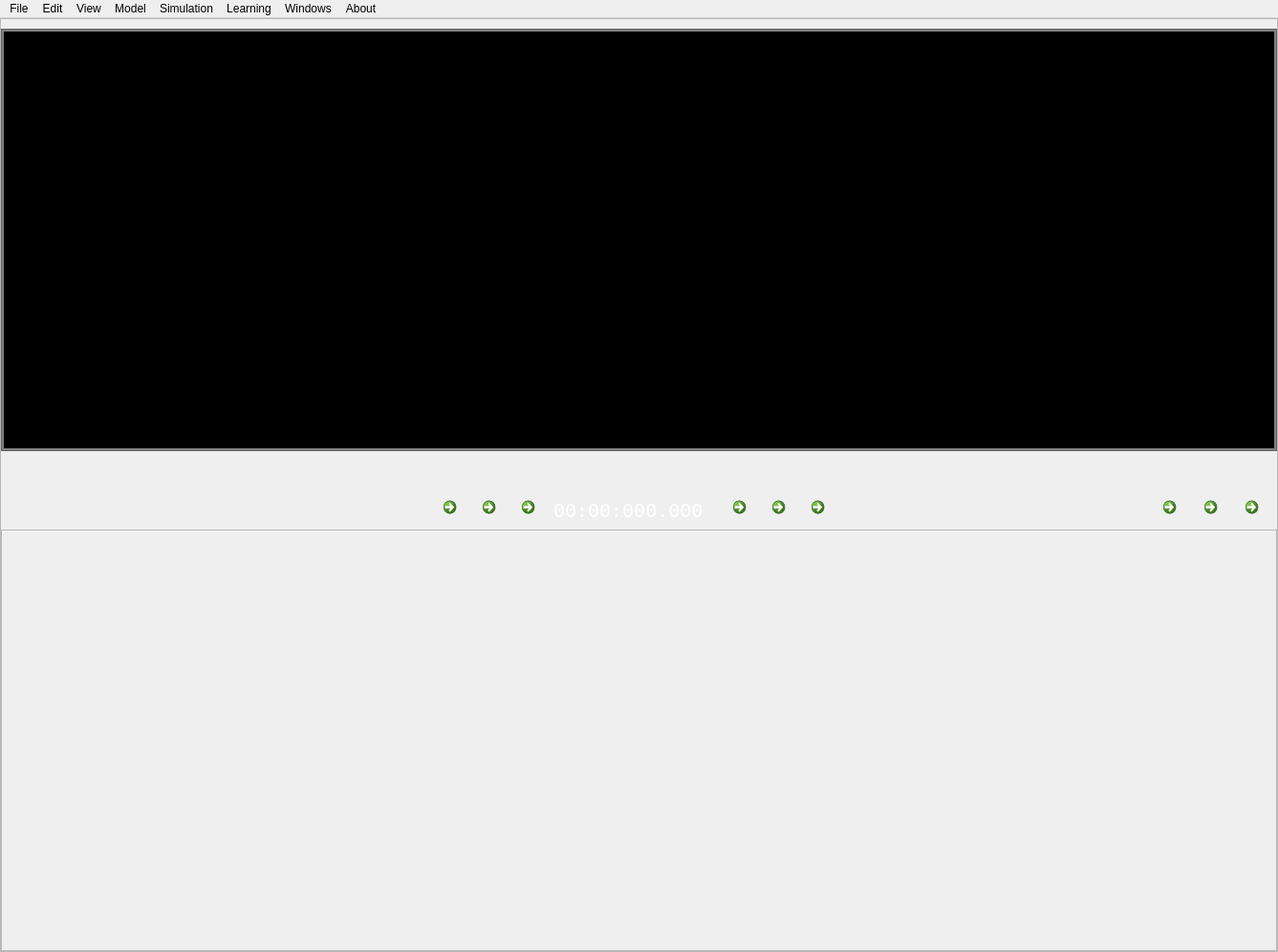
<?xml version="1.0" encoding="UTF-8"?>
<ui version="4.0">
 <class>MainWindow</class>
 <widget class="QMainWindow" name="MainWindow">
  <property name="geometry">
   <rect>
    <x>0</x>
    <y>0</y>
    <width>1337</width>
    <height>996</height>
   </rect>
  </property>
  <property name="windowTitle">
   <string>Brain Studio Pre-alpha version</string>
  </property>
  <property name="styleSheet">
   <string notr="true">#topFrame , #topFrameBackground{
border: none;
background: qlineargradient(x1: 0, y1: 0, x2: 0, y2: 1,
stop: 0 #a6a6a6, stop: 0.08 #7f7f7f,
stop: 0.39999 #717171, stop: 0.4 #626262,
stop: 0.9 #4c4c4c, stop: 1 #333333);
}

#topFrame  QLabel{
color: white;
}

#topFrame  QCheckBox{
color: white;
}

#schemaFrame {
border: none;
background: white;
}

#schemaXMLframe {
border: none;
background: #7f7f7f;
}

#xmlOutFrame {
border: none;
background: #dfdfdf;
}

</string>
  </property>
  <widget class="QWidget" name="centralwidget">
   <layout class="QHBoxLayout" name="horizontalLayout">
    <property name="spacing">
     <number>0</number>
    </property>
    <property name="leftMargin">
     <number>0</number>
    </property>
    <property name="topMargin">
     <number>0</number>
    </property>
    <property name="rightMargin">
     <number>0</number>
    </property>
    <property name="bottomMargin">
     <number>0</number>
    </property>
    <item>
     <widget class="QFrame" name="mainFrame">
      <property name="frameShape">
       <enum>QFrame::StyledPanel</enum>
      </property>
      <property name="frameShadow">
       <enum>QFrame::Raised</enum>
      </property>
      <layout class="QVBoxLayout" name="verticalLayout_3">
       <property name="spacing">
        <number>0</number>
       </property>
       <property name="leftMargin">
        <number>0</number>
       </property>
       <property name="topMargin">
        <number>10</number>
       </property>
       <property name="rightMargin">
        <number>0</number>
       </property>
       <property name="bottomMargin">
        <number>0</number>
       </property>
       <item>
        <widget class="QFrame" name="backend_frame">
         <property name="styleSheet">
          <string notr="true">QFrame{
background:gray;
}</string>
         </property>
         <property name="frameShape">
          <enum>QFrame::StyledPanel</enum>
         </property>
         <property name="frameShadow">
          <enum>QFrame::Raised</enum>
         </property>
         <layout class="QVBoxLayout" name="verticalLayout">
          <property name="spacing">
           <number>2</number>
          </property>
          <property name="leftMargin">
           <number>2</number>
          </property>
          <property name="topMargin">
           <number>2</number>
          </property>
          <property name="rightMargin">
           <number>2</number>
          </property>
          <property name="bottomMargin">
           <number>2</number>
          </property>
          <item>
           <widget class="QTextEdit" name="backend_terminal">
            <property name="styleSheet">
             <string notr="true">#backend_terminal{
	background: black;
	color: #cccccc;
}</string>
            </property>
            <property name="html">
             <string>&lt;!DOCTYPE HTML PUBLIC &quot;-//W3C//DTD HTML 4.0//EN&quot; &quot;http://www.w3.org/TR/REC-html40/strict.dtd&quot;&gt;
&lt;html&gt;&lt;head&gt;&lt;meta name=&quot;qrichtext&quot; content=&quot;1&quot; /&gt;&lt;style type=&quot;text/css&quot;&gt;
p, li { white-space: pre-wrap; }
&lt;/style&gt;&lt;/head&gt;&lt;body style=&quot; font-family:'Ubuntu'; font-size:11pt; font-weight:400; font-style:normal;&quot;&gt;
&lt;p style=&quot;-qt-paragraph-type:empty; margin-top:0px; margin-bottom:0px; margin-left:0px; margin-right:0px; -qt-block-indent:0; text-indent:0px;&quot;&gt;&lt;br /&gt;&lt;/p&gt;&lt;/body&gt;&lt;/html&gt;</string>
            </property>
           </widget>
          </item>
         </layout>
        </widget>
       </item>
       <item>
        <widget class="QFrame" name="topFrameBackground">
         <property name="minimumSize">
          <size>
           <width>0</width>
           <height>41</height>
          </size>
         </property>
         <property name="frameShape">
          <enum>QFrame::StyledPanel</enum>
         </property>
         <property name="frameShadow">
          <enum>QFrame::Raised</enum>
         </property>
        </widget>
       </item>
       <item>
        <widget class="QFrame" name="topFrame">
         <property name="minimumSize">
          <size>
           <width>0</width>
           <height>41</height>
          </size>
         </property>
         <property name="maximumSize">
          <size>
           <width>16777215</width>
           <height>41</height>
          </size>
         </property>
         <property name="frameShape">
          <enum>QFrame::StyledPanel</enum>
         </property>
         <property name="frameShadow">
          <enum>QFrame::Raised</enum>
         </property>
         <layout class="QHBoxLayout" name="horizontalLayout_2">
          <property name="spacing">
           <number>0</number>
          </property>
          <property name="leftMargin">
           <number>0</number>
          </property>
          <property name="topMargin">
           <number>0</number>
          </property>
          <property name="rightMargin">
           <number>0</number>
          </property>
          <property name="bottomMargin">
           <number>0</number>
          </property>
          <item>
           <spacer name="horizontalSpacer_2">
            <property name="orientation">
             <enum>Qt::Horizontal</enum>
            </property>
            <property name="sizeHint" stdset="0">
             <size>
              <width>40</width>
              <height>20</height>
             </size>
            </property>
           </spacer>
          </item>
          <item>
           <widget class="QCommandLinkButton" name="saveButton">
            <property name="maximumSize">
             <size>
              <width>41</width>
              <height>41</height>
             </size>
            </property>
            <property name="toolTip">
             <string>Save the BRN file.</string>
            </property>
            <property name="text">
             <string/>
            </property>
            <property name="icon">
             <iconset resource="../icons.qrc">
              <normaloff>:/new/prefix1/icons/save.png</normaloff>:/new/prefix1/icons/save.png</iconset>
            </property>
            <property name="iconSize">
             <size>
              <width>23</width>
              <height>23</height>
             </size>
            </property>
            <property name="autoRepeatDelay">
             <number>300</number>
            </property>
           </widget>
          </item>
          <item>
           <widget class="QCommandLinkButton" name="CreateNetworkButton">
            <property name="maximumSize">
             <size>
              <width>41</width>
              <height>41</height>
             </size>
            </property>
            <property name="toolTip">
             <string>Upload the current simulation to the current backend.</string>
            </property>
            <property name="text">
             <string/>
            </property>
            <property name="icon">
             <iconset resource="../icons.qrc">
              <normaloff>:/new/prefix1/icons/build.png</normaloff>:/new/prefix1/icons/build.png</iconset>
            </property>
            <property name="iconSize">
             <size>
              <width>25</width>
              <height>25</height>
             </size>
            </property>
           </widget>
          </item>
          <item>
           <widget class="QCommandLinkButton" name="playButton">
            <property name="maximumSize">
             <size>
              <width>41</width>
              <height>41</height>
             </size>
            </property>
            <property name="toolTip">
             <string>Play/pause simulation.</string>
            </property>
            <property name="text">
             <string/>
            </property>
            <property name="icon">
             <iconset resource="../icons.qrc">
              <normaloff>:/new/prefix1/icons/Play-icon.png</normaloff>:/new/prefix1/icons/Play-icon.png</iconset>
            </property>
            <property name="iconSize">
             <size>
              <width>25</width>
              <height>25</height>
             </size>
            </property>
            <property name="autoRepeatDelay">
             <number>300</number>
            </property>
           </widget>
          </item>
          <item>
           <widget class="QLabel" name="timeLabel">
            <property name="minimumSize">
             <size>
              <width>180</width>
              <height>40</height>
             </size>
            </property>
            <property name="maximumSize">
             <size>
              <width>300</width>
              <height>16777215</height>
             </size>
            </property>
            <property name="font">
             <font>
              <family>Fixedsys</family>
              <pointsize>15</pointsize>
              <weight>50</weight>
              <bold>false</bold>
             </font>
            </property>
            <property name="text">
             <string>00:00:000.000</string>
            </property>
           </widget>
          </item>
          <item>
           <widget class="QCommandLinkButton" name="actionsListButton">
            <property name="maximumSize">
             <size>
              <width>41</width>
              <height>41</height>
             </size>
            </property>
            <property name="toolTip">
             <string>Show/hide actions window.</string>
            </property>
            <property name="text">
             <string/>
            </property>
            <property name="icon">
             <iconset resource="../icons.qrc">
              <normaloff>:/new/prefix1/icons/actions-list.png</normaloff>:/new/prefix1/icons/actions-list.png</iconset>
            </property>
            <property name="iconSize">
             <size>
              <width>25</width>
              <height>25</height>
             </size>
            </property>
            <property name="autoRepeatDelay">
             <number>300</number>
            </property>
           </widget>
          </item>
          <item>
           <widget class="QCommandLinkButton" name="xmlButton">
            <property name="maximumSize">
             <size>
              <width>41</width>
              <height>41</height>
             </size>
            </property>
            <property name="toolTip">
             <string>Show/hide BRN window.</string>
            </property>
            <property name="text">
             <string/>
            </property>
            <property name="icon">
             <iconset resource="../icons.qrc">
              <normaloff>:/new/prefix1/icons/xml-tool-icon.png</normaloff>:/new/prefix1/icons/xml-tool-icon.png</iconset>
            </property>
            <property name="iconSize">
             <size>
              <width>25</width>
              <height>25</height>
             </size>
            </property>
            <property name="autoRepeatDelay">
             <number>300</number>
            </property>
           </widget>
          </item>
          <item>
           <widget class="QCommandLinkButton" name="workspaceButton">
            <property name="maximumSize">
             <size>
              <width>41</width>
              <height>41</height>
             </size>
            </property>
            <property name="toolTip">
             <string>Open the workspace folder.</string>
            </property>
            <property name="text">
             <string/>
            </property>
            <property name="icon">
             <iconset resource="../icons.qrc">
              <normaloff>:/new/prefix1/icons/workspace.png</normaloff>:/new/prefix1/icons/workspace.png</iconset>
            </property>
            <property name="iconSize">
             <size>
              <width>25</width>
              <height>25</height>
             </size>
            </property>
            <property name="autoRepeatDelay">
             <number>300</number>
            </property>
           </widget>
          </item>
          <item>
           <widget class="QStackedWidget" name="backend_stackedWidget">
            <property name="styleSheet">
             <string notr="true">QPushButton{
background: transparent;
font: 14px;
}

#backend_stackedWidget, #backend_page_main, #backend_page_tcpip, #backend_page_terminal_controls{
background: transparent;
font: 14px;
}
</string>
            </property>
            <property name="currentIndex">
             <number>2</number>
            </property>
            <widget class="QWidget" name="backend_page_main">
             <property name="minimumSize">
              <size>
               <width>0</width>
               <height>30</height>
              </size>
             </property>
             <property name="styleSheet">
              <string notr="true">QPushButton {
color: white;
border: 0;
}

QPushButton:hover {
background: rgba(0,0,0,70);
}

QPushButton:pressed {
background: rgba(0,0,0,100);
}
</string>
             </property>
             <layout class="QHBoxLayout" name="horizontalLayout_4">
              <property name="spacing">
               <number>10</number>
              </property>
              <property name="leftMargin">
               <number>0</number>
              </property>
              <property name="topMargin">
               <number>0</number>
              </property>
              <property name="rightMargin">
               <number>0</number>
              </property>
              <property name="bottomMargin">
               <number>0</number>
              </property>
              <item>
               <widget class="QComboBox" name="backendComboBox">
                <property name="minimumSize">
                 <size>
                  <width>180</width>
                  <height>30</height>
                 </size>
                </property>
                <property name="maximumSize">
                 <size>
                  <width>180</width>
                  <height>16777215</height>
                 </size>
                </property>
                <property name="styleSheet">
                 <string notr="true"/>
                </property>
                <item>
                 <property name="text">
                  <string>Embedded backend</string>
                 </property>
                </item>
                <item>
                 <property name="text">
                  <string>Server-based backend</string>
                 </property>
                </item>
               </widget>
              </item>
              <item>
               <widget class="QPushButton" name="tcpipButton">
                <property name="minimumSize">
                 <size>
                  <width>0</width>
                  <height>30</height>
                 </size>
                </property>
                <property name="styleSheet">
                 <string notr="true"/>
                </property>
                <property name="text">
                 <string>Connected</string>
                </property>
               </widget>
              </item>
             </layout>
            </widget>
            <widget class="QWidget" name="backend_page_tcpip">
             <property name="styleSheet">
              <string notr="true">QPushButton {
color: #333;
border: 2px solid #555;
border-radius: 11px;
padding: 5px;
background: qradialgradient(cx: 0.3, cy: -0.4,
fx: 0.3, fy: -0.4,
radius: 1.35, stop: 0 #fff, stop: 1 #888);
min-width: 50px;
}

QPushButton:hover {
background: qradialgradient(cx: 0.3, cy: -0.4,
fx: 0.3, fy: -0.4,
radius: 1.35, stop: 0 #fff, stop: 1 #bbb);
}

QPushButton:pressed {
background: qradialgradient(cx: 0.4, cy: -0.1,
fx: 0.4, fy: -0.1,
radius: 1.35, stop: 0 #fff, stop: 1 #ddd);
}
</string>
             </property>
             <layout class="QHBoxLayout" name="horizontalLayout_5">
              <property name="spacing">
               <number>0</number>
              </property>
              <property name="leftMargin">
               <number>0</number>
              </property>
              <property name="topMargin">
               <number>0</number>
              </property>
              <property name="rightMargin">
               <number>0</number>
              </property>
              <property name="bottomMargin">
               <number>0</number>
              </property>
              <item>
               <widget class="QLabel" name="label">
                <property name="maximumSize">
                 <size>
                  <width>90</width>
                  <height>16777215</height>
                 </size>
                </property>
                <property name="text">
                 <string>    host name:</string>
                </property>
               </widget>
              </item>
              <item>
               <widget class="QLineEdit" name="IPlineEdit">
                <property name="minimumSize">
                 <size>
                  <width>130</width>
                  <height>0</height>
                 </size>
                </property>
                <property name="maximumSize">
                 <size>
                  <width>130</width>
                  <height>16777215</height>
                 </size>
                </property>
                <property name="styleSheet">
                 <string notr="true">background-color: rgba(255,255,255,100);</string>
                </property>
                <property name="text">
                 <string>localhost</string>
                </property>
               </widget>
              </item>
              <item>
               <widget class="QLabel" name="label_2">
                <property name="maximumSize">
                 <size>
                  <width>50</width>
                  <height>16777215</height>
                 </size>
                </property>
                <property name="text">
                 <string>    port:</string>
                </property>
               </widget>
              </item>
              <item>
               <widget class="QLineEdit" name="PORTlineEdit">
                <property name="minimumSize">
                 <size>
                  <width>60</width>
                  <height>0</height>
                 </size>
                </property>
                <property name="maximumSize">
                 <size>
                  <width>60</width>
                  <height>16777215</height>
                 </size>
                </property>
                <property name="styleSheet">
                 <string notr="true">background-color: rgba(255,255,255,100);</string>
                </property>
                <property name="text">
                 <string>10000</string>
                </property>
               </widget>
              </item>
              <item>
               <widget class="QPushButton" name="pushButton">
                <property name="minimumSize">
                 <size>
                  <width>64</width>
                  <height>0</height>
                 </size>
                </property>
                <property name="maximumSize">
                 <size>
                  <width>50</width>
                  <height>16777215</height>
                 </size>
                </property>
                <property name="text">
                 <string>OK</string>
                </property>
               </widget>
              </item>
             </layout>
            </widget>
            <widget class="QWidget" name="backend_page_terminal_controls">
             <layout class="QHBoxLayout" name="horizontalLayout_6">
              <property name="spacing">
               <number>2</number>
              </property>
              <property name="leftMargin">
               <number>0</number>
              </property>
              <property name="topMargin">
               <number>0</number>
              </property>
              <property name="rightMargin">
               <number>0</number>
              </property>
              <property name="bottomMargin">
               <number>0</number>
              </property>
              <item>
               <spacer name="horizontalSpacer">
                <property name="orientation">
                 <enum>Qt::Horizontal</enum>
                </property>
                <property name="sizeHint" stdset="0">
                 <size>
                  <width>313</width>
                  <height>20</height>
                 </size>
                </property>
               </spacer>
              </item>
              <item>
               <widget class="QCommandLinkButton" name="terminalCloseButton">
                <property name="maximumSize">
                 <size>
                  <width>41</width>
                  <height>41</height>
                 </size>
                </property>
                <property name="toolTip">
                 <string>Hide the terminal (backend will still run).</string>
                </property>
                <property name="text">
                 <string/>
                </property>
                <property name="icon">
                 <iconset resource="../icons.qrc">
                  <normaloff>:/new/prefix1/icons/backend_back.png</normaloff>:/new/prefix1/icons/backend_back.png</iconset>
                </property>
                <property name="iconSize">
                 <size>
                  <width>23</width>
                  <height>23</height>
                 </size>
                </property>
                <property name="autoRepeatDelay">
                 <number>300</number>
                </property>
               </widget>
              </item>
              <item>
               <widget class="QCommandLinkButton" name="terminalCleanButton">
                <property name="maximumSize">
                 <size>
                  <width>41</width>
                  <height>41</height>
                 </size>
                </property>
                <property name="toolTip">
                 <string>Clear the backend terminal.</string>
                </property>
                <property name="text">
                 <string/>
                </property>
                <property name="icon">
                 <iconset resource="../icons.qrc">
                  <normaloff>:/new/prefix1/icons/backend_clear_terminal.png</normaloff>:/new/prefix1/icons/backend_clear_terminal.png</iconset>
                </property>
                <property name="iconSize">
                 <size>
                  <width>23</width>
                  <height>23</height>
                 </size>
                </property>
                <property name="autoRepeatDelay">
                 <number>300</number>
                </property>
               </widget>
              </item>
              <item>
               <widget class="QCommandLinkButton" name="terminalRefreshButton">
                <property name="maximumSize">
                 <size>
                  <width>41</width>
                  <height>41</height>
                 </size>
                </property>
                <property name="toolTip">
                 <string>Restart embedded backend.</string>
                </property>
                <property name="text">
                 <string/>
                </property>
                <property name="icon">
                 <iconset resource="../icons.qrc">
                  <normaloff>:/new/prefix1/icons/backend_restart.png</normaloff>:/new/prefix1/icons/backend_restart.png</iconset>
                </property>
                <property name="iconSize">
                 <size>
                  <width>23</width>
                  <height>23</height>
                 </size>
                </property>
                <property name="autoRepeatDelay">
                 <number>300</number>
                </property>
               </widget>
              </item>
             </layout>
            </widget>
           </widget>
          </item>
         </layout>
        </widget>
       </item>
       <item>
        <widget class="QFrame" name="frameToBeNamed">
         <property name="frameShape">
          <enum>QFrame::StyledPanel</enum>
         </property>
         <property name="frameShadow">
          <enum>QFrame::Raised</enum>
         </property>
         <layout class="QHBoxLayout" name="horizontalLayout_3">
          <property name="spacing">
           <number>0</number>
          </property>
          <property name="leftMargin">
           <number>0</number>
          </property>
          <property name="topMargin">
           <number>0</number>
          </property>
          <property name="rightMargin">
           <number>0</number>
          </property>
          <property name="bottomMargin">
           <number>0</number>
          </property>
          <item>
           <widget class="QTabWidget" name="tabWidget">
            <property name="styleSheet">
             <string notr="true">QTabBar::tab {
  background: gray;
  color: white;
  padding-left: 20px;
  padding-right: 20px;
  height: 30px;
  min-width: 30px;
}

QTabBar::tab:selected {
  background: lightgray;
	color: black;
 }

#tabWidget::pane { border: 0; } 

</string>
            </property>
            <property name="currentIndex">
             <number>-1</number>
            </property>
           </widget>
          </item>
         </layout>
        </widget>
       </item>
      </layout>
      <zorder>topFrameBackground</zorder>
      <zorder>frameToBeNamed</zorder>
      <zorder>topFrame</zorder>
      <zorder>backend_frame</zorder>
     </widget>
    </item>
   </layout>
  </widget>
  <widget class="QMenuBar" name="menubar">
   <property name="geometry">
    <rect>
     <x>0</x>
     <y>0</y>
     <width>1337</width>
     <height>25</height>
    </rect>
   </property>
   <widget class="QMenu" name="menuFile">
    <property name="title">
     <string>File</string>
    </property>
    <addaction name="action_new"/>
    <addaction name="action_load"/>
    <addaction name="action_save"/>
    <addaction name="action_save_as"/>
    <addaction name="action_export_network"/>
    <addaction name="separator"/>
    <addaction name="action_backup_schema"/>
    <addaction name="separator"/>
    <addaction name="action_exit"/>
   </widget>
   <widget class="QMenu" name="menuAbout">
    <property name="title">
     <string>About</string>
    </property>
    <addaction name="actionDocumentation_F1"/>
    <addaction name="action_about"/>
   </widget>
   <widget class="QMenu" name="menuEdit">
    <property name="title">
     <string>Edit</string>
    </property>
    <addaction name="actionClear_screen"/>
    <addaction name="separator"/>
    <addaction name="action_properties"/>
   </widget>
   <widget class="QMenu" name="menuView">
    <property name="title">
     <string>View</string>
    </property>
    <addaction name="action_grid"/>
   </widget>
   <widget class="QMenu" name="menuPlugins">
    <property name="title">
     <string>Windows</string>
    </property>
    <addaction name="actionXML_viewer"/>
    <addaction name="actionActions_list"/>
    <addaction name="separator"/>
   </widget>
   <widget class="QMenu" name="menuLearning">
    <property name="title">
     <string>Learning</string>
    </property>
    <addaction name="actionActivated"/>
    <addaction name="actionLearning_window"/>
   </widget>
   <widget class="QMenu" name="menuSimulation">
    <property name="title">
     <string>Simulation</string>
    </property>
    <addaction name="action_create_network"/>
    <addaction name="actionRun"/>
    <addaction name="actionPause"/>
    <addaction name="actionStop_Un_load_network"/>
   </widget>
   <widget class="QMenu" name="menuModel">
    <property name="title">
     <string>Model</string>
    </property>
    <widget class="QMenu" name="menuBlocks">
     <property name="title">
      <string>Blocks</string>
     </property>
     <addaction name="action_add_new_block"/>
     <addaction name="action_remove_last_block"/>
    </widget>
    <widget class="QMenu" name="menuConnections">
     <property name="title">
      <string>Connections</string>
     </property>
     <addaction name="action_add_new_connection"/>
     <addaction name="action_remove_last_connection"/>
    </widget>
    <addaction name="menuBlocks"/>
    <addaction name="menuConnections"/>
    <addaction name="actionText_blocks"/>
   </widget>
   <addaction name="menuFile"/>
   <addaction name="menuEdit"/>
   <addaction name="menuView"/>
   <addaction name="menuModel"/>
   <addaction name="menuSimulation"/>
   <addaction name="menuLearning"/>
   <addaction name="menuPlugins"/>
   <addaction name="menuAbout"/>
  </widget>
  <action name="action_load">
   <property name="text">
    <string>Load an existing network</string>
   </property>
   <property name="shortcut">
    <string>Ctrl+L</string>
   </property>
  </action>
  <action name="action_export_network">
   <property name="text">
    <string>Export network</string>
   </property>
   <property name="toolTip">
    <string>Save neurons and connections in...</string>
   </property>
  </action>
  <action name="action_exit">
   <property name="text">
    <string>Exit</string>
   </property>
   <property name="toolTip">
    <string>Close the simulator</string>
   </property>
   <property name="shortcut">
    <string>Esc</string>
   </property>
  </action>
  <action name="actionDocumentation_F1">
   <property name="enabled">
    <bool>false</bool>
   </property>
   <property name="text">
    <string>Documentation</string>
   </property>
   <property name="toolTip">
    <string>Documentation</string>
   </property>
   <property name="shortcut">
    <string>F1</string>
   </property>
  </action>
  <action name="action_about">
   <property name="text">
    <string>About</string>
   </property>
  </action>
  <action name="actionClear_screen">
   <property name="text">
    <string>Clear screen</string>
   </property>
   <property name="toolTip">
    <string>Delete the figure and the network that are currently running</string>
   </property>
  </action>
  <action name="actionAdd">
   <property name="text">
    <string>Add new</string>
   </property>
  </action>
  <action name="actionRemove">
   <property name="text">
    <string>Remove last</string>
   </property>
  </action>
  <action name="actionActivated">
   <property name="checkable">
    <bool>true</bool>
   </property>
   <property name="text">
    <string>Activate learning</string>
   </property>
  </action>
  <action name="actionLearning_window">
   <property name="text">
    <string>Show learning window</string>
   </property>
  </action>
  <action name="action_save">
   <property name="text">
    <string>Save the network in a brn file</string>
   </property>
   <property name="shortcut">
    <string>Ctrl+S</string>
   </property>
  </action>
  <action name="action_grid">
   <property name="checkable">
    <bool>true</bool>
   </property>
   <property name="checked">
    <bool>true</bool>
   </property>
   <property name="text">
    <string>Grid</string>
   </property>
  </action>
  <action name="actionXML_viewer">
   <property name="checkable">
    <bool>true</bool>
   </property>
   <property name="checked">
    <bool>true</bool>
   </property>
   <property name="text">
    <string>XML viewer</string>
   </property>
  </action>
  <action name="actionActions_list">
   <property name="checkable">
    <bool>true</bool>
   </property>
   <property name="checked">
    <bool>true</bool>
   </property>
   <property name="text">
    <string>Actions list</string>
   </property>
  </action>
  <action name="action_nemo">
   <property name="checkable">
    <bool>true</bool>
   </property>
   <property name="text">
    <string>NeMo</string>
   </property>
  </action>
  <action name="action_custom_simulator">
   <property name="checkable">
    <bool>true</bool>
   </property>
   <property name="text">
    <string>Custom Simulator</string>
   </property>
  </action>
  <action name="action_create_network">
   <property name="text">
    <string>Create Network</string>
   </property>
  </action>
  <action name="action_add_new_block">
   <property name="text">
    <string>Add new</string>
   </property>
  </action>
  <action name="action_remove_last_block">
   <property name="text">
    <string>Remove last</string>
   </property>
  </action>
  <action name="action_add_new_connection">
   <property name="text">
    <string>Add new</string>
   </property>
  </action>
  <action name="action_remove_last_connection">
   <property name="text">
    <string>Remove last</string>
   </property>
  </action>
  <action name="action_backup_schema">
   <property name="text">
    <string>Backup network</string>
   </property>
   <property name="shortcut">
    <string>Ctrl+B</string>
   </property>
  </action>
  <action name="actionTCP_IP">
   <property name="text">
    <string>TCP/IP</string>
   </property>
  </action>
  <action name="action_new">
   <property name="text">
    <string>New</string>
   </property>
   <property name="shortcut">
    <string>Ctrl+N</string>
   </property>
  </action>
  <action name="actionRun">
   <property name="text">
    <string>Run</string>
   </property>
  </action>
  <action name="actionPause">
   <property name="text">
    <string>Pause</string>
   </property>
  </action>
  <action name="actionStop_Un_load_network">
   <property name="text">
    <string>Stop (Un-load network)</string>
   </property>
  </action>
  <action name="actionText_blocks">
   <property name="text">
    <string>Text blocks</string>
   </property>
  </action>
  <action name="action_save_as">
   <property name="text">
    <string>Save as</string>
   </property>
   <property name="toolTip">
    <string>Save the network in a new file</string>
   </property>
  </action>
  <action name="action_properties">
   <property name="text">
    <string>Properties</string>
   </property>
   <property name="toolTip">
    <string>Set the properties of brain studio</string>
   </property>
  </action>
 </widget>
 <resources>
  <include location="../icons.qrc"/>
 </resources>
 <connections/>
</ui>
